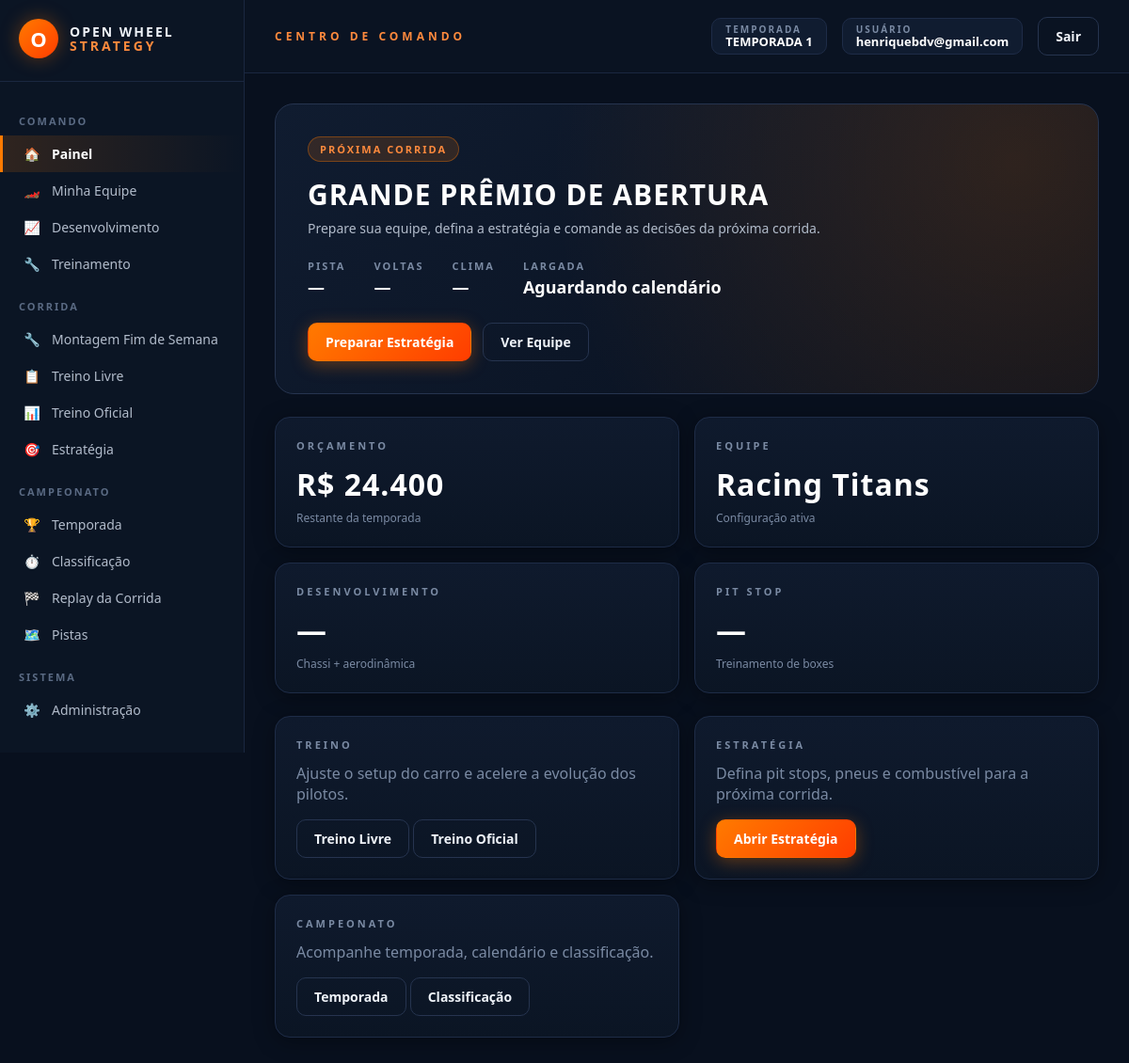
Page / (signed in) on the earlier database version.
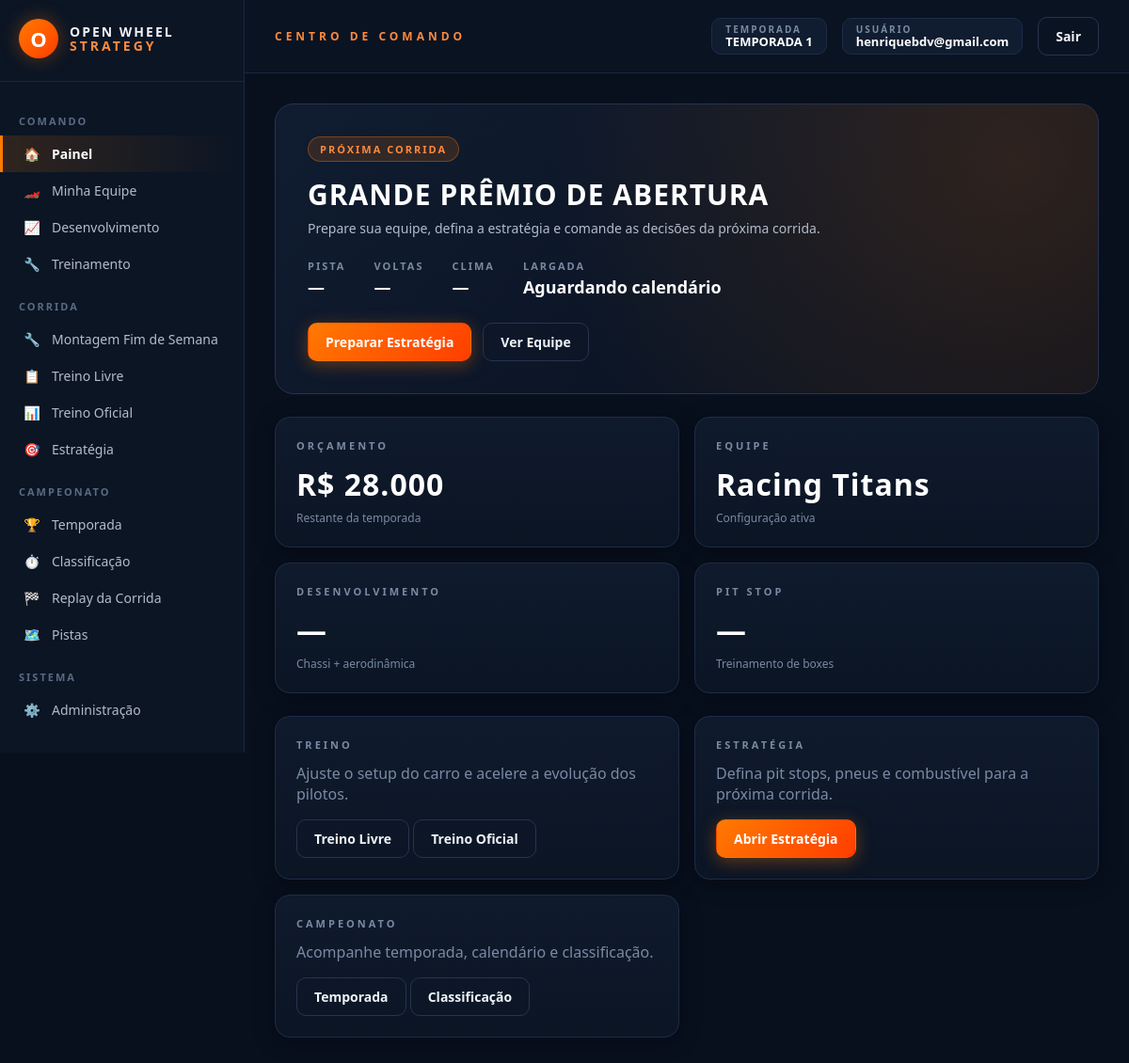
Same page on the later database version.
### models.py (models this page shows, shortened)
class CarroJogador(db.Model):
    __tablename__ = "carros_jogadores"
    id = db.Column(db.Integer, primary_key=True)
    usuario_id = db.Column(db.Integer, db.ForeignKey("usuarios.id"), unique=True, nullable=False)
    nome = db.Column(db.String(100), nullable=False)
    orcamento = db.Column(db.Float, default=55_000.0)
    motor_fornecedor_id = db.Column(db.Integer, db.ForeignKey("fornecedores_motor.id"), nullable=False)
    combustivel_fornecedor_id = db.Column(db.Integer, db.ForeignKey("fornecedores_combustivel.id"), nullable=False)
    pneu_fornecedor_id = db.Column(db.Integer, db.ForeignKey("fornecedores_pneu.id"), nullable=False)
    chassi_fornecedor_id = db.Column(db.Integer, db.ForeignKey("fornecedores_chassi.id"), nullable=True)
    cambio_fornecedor_id = db.Column(db.Integer, db.ForeignKey("fornecedores_cambio.id"), nullable=False)
    suspensao_fornecedor_id = db.Column(db.Integer, db.ForeignKey("fornecedores_suspensao.id"), nullable=False)
    engenheiro_fornecedor_id = db.Column(db.Integer, db.ForeignKey("fornecedores_engenheiro.id"), nullable=True)
    freio_fornecedor_id = db.Column(db.Integer, db.ForeignKey("fornecedores_freio.id"), nullable=True)
    combustivel_carregado = db.Column(db.Float, default=110.0)
    cor_primaria = db.Column(db.String(7), default="#cc0000")
    cor_secundaria = db.Column(db.String(7), default="#ffffff")
    modelo_motor = db.Column(db.Integer, nullable=True)
    modelo_combustivel = db.Column(db.Integer, nullable=True)
    modelo_pneu = db.Column(db.Integer, nullable=True)
    modelo_cambio = db.Column(db.Integer, nullable=True)
    modelo_suspensao = db.Column(db.Integer, nullable=True)
    modelo_freio = db.Column(db.Integer, nullable=True)
    estrategia_volta_pit = db.Column(db.Integer, default=10)
    estrategia_dois_pits = db.Column(db.Boolean, default=False)
    tier_motor = db.Column(db.Integer, default=0)
    tier_cambio = db.Column(db.Integer, default=0)
    tier_suspensao = db.Column(db.Integer, default=0)
    tier_chassi = db.Column(db.Integer, default=0)
    tier_aero = db.Column(db.Integer, default=0)
    tier_freio = db.Column(db.Integer, default=0)

### rotas/auth.py (the view)
    @app.route("/")
    def home():
        return render_template("home.html")

### app.py (called while the page is built)
def _registrar_contexto(app):
    @app.context_processor
    def injetar_globais():
        usuario_id = session.get("usuario_id")
        usuario = Usuario.query.get(usuario_id) if usuario_id else None
        return {
            "usuario_logado": usuario,
            "categorias_fornecedor": FORNECEDORES_CONFIG,
            "temporada_ativa": Temporada.ativa_atual(),
        }

### models_temporada.py (called while the page is built)
    @classmethod
    def ativa_atual(cls):
        try:
            return cls.query.filter_by(ativa=True).first()
        except (OperationalError, ProgrammingError, NoSuchTableError):
            return None

### templates/home.html (shortened to what this page needs)
{% extends "base.html" %}
{% block content %}
{% if usuario_logado %}
<div class="ows-hero">
    <span class="ows-hero-label">PRÓXIMA CORRIDA</span>
    <h1>GRANDE PRÊMIO DE ABERTURA</h1>
    <div class="ows-hero-sub">Prepare sua equipe, defina a estratégia e comande as decisões da próxima corrida.</div>
    <div class="ows-hero-meta">
        <div><small>PISTA</small><strong>—</strong></div>
        <div><small>VOLTAS</small><strong>—</strong></div>
        <div><small>CLIMA</small><strong>—</strong></div>
        <div><small>LARGADA</small><strong>Aguardando calendário</strong></div>
    </div>
    <div class="ows-hero-actions">
        <a href="{{ url_for('estrategia_corrida_view') }}" class="ows-btn ows-btn-primary">Preparar Estratégia</a>
        <a href="{{ url_for('minha_equipe') }}" class="ows-btn ows-btn-ghost">Ver Equipe</a>
    </div>
</div>
<div class="ows-grid-4" style="margin-bottom:24px;">
    <div class="ows-card">
        <h3>ORÇAMENTO</h3>
        <div class="ows-value">
            {% if usuario_logado.equipe %}R$ {{ '{:,.0f}'.format(usuario_logado.equipe.orcamento or 0)|replace(',', '.') }}{% else %}--{% endif %}
        </div>
        <div class="ows-hint">Restante da temporada</div>
    </div>
    <div class="ows-card">
        <h3>EQUIPE</h3>
        <div class="ows-value">{% if usuario_logado.equipe %}{{ usuario_logado.equipe.nome }}{% else %}—{% endif %}</div>
        <div class="ows-hint">Configuração ativa</div>
    </div>
    <div class="ows-card">
        <h3>DESENVOLVIMENTO</h3>
        <div class="ows-value">—</div>
        <div class="ows-hint">Chassi + aerodinâmica</div>
    </div>
    <div class="ows-card">
        <h3>PIT STOP</h3>
        <div class="ows-value">—</div>
        <div class="ows-hint">Treinamento de boxes</div>
    </div>
</div>
<div class="ows-grid-3">
    <div class="ows-card">
        <h3>TREINO</h3>
        <p class="ows-muted" style="margin-bottom:16px;">Ajuste o setup do carro e acelere a evolução dos pilotos.</p>
        <a href="{{ url_for('treino_livre_view') }}" class="ows-btn ows-btn-ghost">Treino Livre</a>
        <a href="{{ url_for('treino_oficial_view') }}" class="ows-btn ows-btn-ghost">Treino Oficial</a>
    </div>
    <div class="ows-card">
        <h3>ESTRATÉGIA</h3>
        <p class="ows-muted" style="margin-bottom:16px;">Defina pit stops, pneus e combustível para a próxima corrida.</p>
        <a href="{{ url_for('estrategia_corrida_view') }}" class="ows-btn ows-btn-primary">Abrir Estratégia</a>
    </div>
    <div class="ows-card">
        <h3>CAMPEONATO</h3>
        <p class="ows-muted" style="margin-bottom:16px;">Acompanhe temporada, calendário e classificação.</p>
        <a href="{{ url_for('temporada_view') }}" class="ows-btn ows-btn-ghost">Temporada</a>
        <a href="{{ url_for('classificacao_view') }}" class="ows-btn ows-btn-ghost">Classificação</a>
    </div>
</div>
{% endif %}
{% endblock %}

Differences in the rows shown:
changed CarroJogador "Racing Titans": orcamento "24.400" → "28.000"
